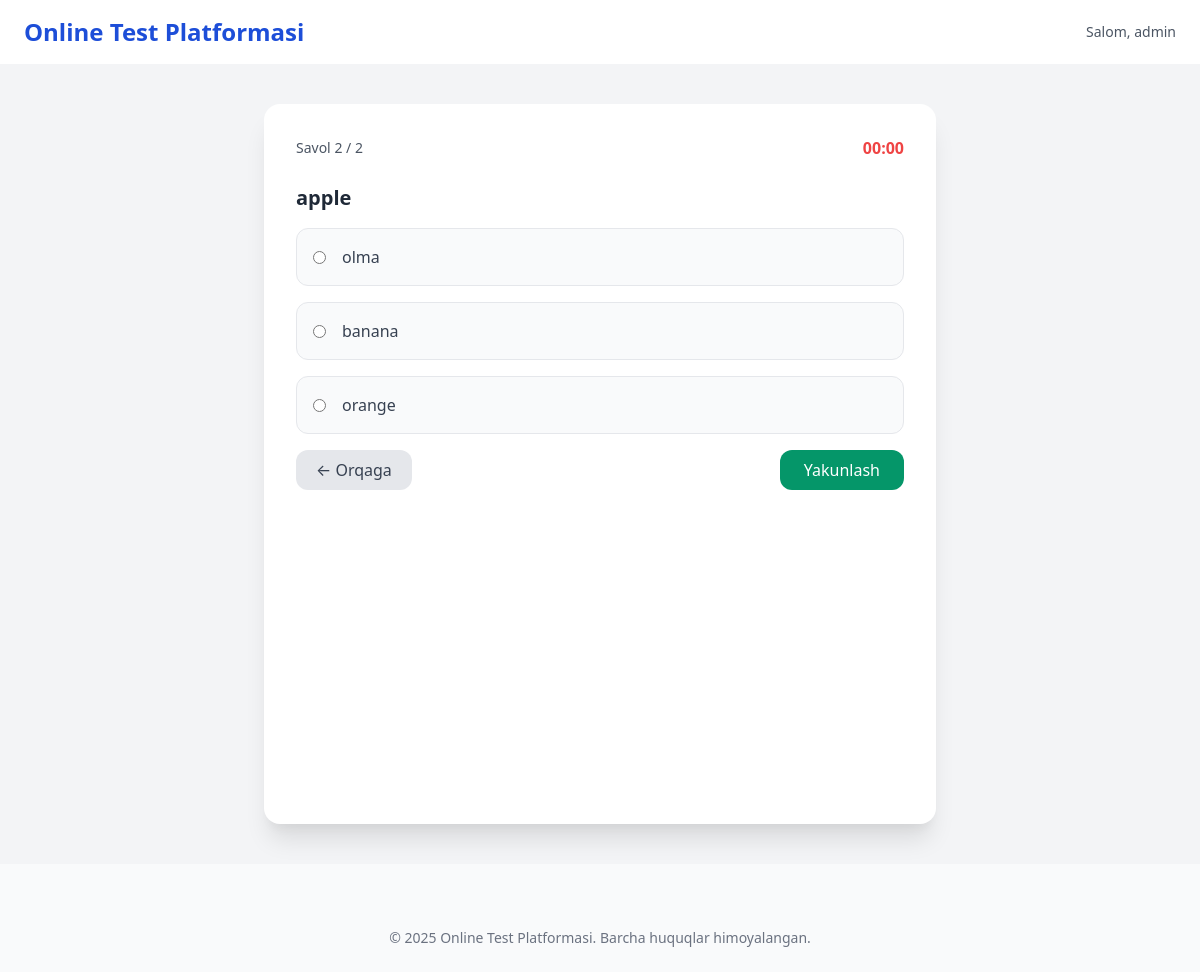
The app's page /question/1/ (signed in) with its own data.
### testing/models.py (models this page shows, shortened)
class Question(models.Model):
     text = models.TextField()
     created_at = models.DateTimeField(auto_now_add=True)

class Answer(models.Model):
     question = models.ForeignKey(Question, related_name='answers', on_delete=models.CASCADE)
     text = models.CharField(max_length=255)
     is_correct = models.BooleanField(default=False)

### testing/views.py (the view, shortened to what this page needs)
# urls.py: path('question/<int:question_index>/', QuestionView.as_view(), name='question'),
@method_decorator(login_required, name='dispatch')
class QuestionView(View):
     def get(self, request, question_index):
          questions = Question.objects.all().order_by('id')
          question_index = int(question_index)
          if question_index >= questions.count():
               return redirect('exam:finish')
          question = questions[question_index]
          answers = question.answers.all()
          session = UserExamSession.objects.get(user=request.user, is_finished=False)
          try:
               selected = UserAnswer.objects.get(session=session, question=question).selected_answer_id
          except UserAnswer.DoesNotExist:
               selected = None
          context = {
               'question': question,
               'answers': answers,
               'index': question_index,
               'total': questions.count(),
               'selected': selected,
               'start_time': session.start_time.isoformat(),
               'duration_minutes': 20,
          }
          return render(request, 'testing.html', context)

### templates/testing.html (shortened to what this page needs)
{% extends 'base.html' %}
{% load static %}
{% block content %}
<div class="min-h-screen bg-gray-100 py-10 px-4 flex justify-center">
     <div class="bg-white shadow-xl rounded-2xl p-8 max-w-2xl w-full">
     <div class="flex justify-between items-center mb-6">
          <div class="text-sm text-gray-600">
          Savol {{ index|add:1 }} / {{ total }}
          </div>
          <div id="timer" class="text-red-500 font-semibold"></div>
     </div>
     <h2 class="text-xl font-semibold text-gray-800 mb-4">{{ question.text }}</h2>
     <form method="post" class="space-y-4">
          {% for answer in answers %}
          <label class="flex items-center p-4 bg-gray-50 border border-gray-200 rounded-xl cursor-pointer hover:bg-blue-50 transition">
               <input type="radio" name="answer" value="{{ answer.id }}" class="mr-4 scale-125" {% if selected == answer.id %}checked{% endif %}>
               <span class="text-gray-700">{{ answer.text }}</span>
          </label>
          {% endfor %}
          <div class="flex justify-between items-center mt-8">
          {% if index > 0 %}
               <button name="prev" class="bg-gray-200 hover:bg-gray-300 text-gray-700 px-5 py-2 rounded-xl transition">← Orqaga</button>
          {% else %}
               <span></span>
          {% endif %}
          {% if index < total|add:'-1' %}
               <button name="next" class="bg-blue-600 hover:bg-blue-700 text-white px-6 py-2 rounded-xl transition">Keyingi →</button>
          {% else %}
               <button name="finish" class="bg-green-600 hover:bg-green-700 text-white px-6 py-2 rounded-xl transition">Yakunlash</button>
          {% endif %}
          </div>
     </form>
     </div>
     </div>
{% endblock %}

### templates/base.html (shortened to what this page needs)
<!DOCTYPE html>
{% load static %}
<html lang="uz">
<head>
     <link href="https://cdn.jsdelivr.net/npm/tailwindcss@2.2.19/dist/tailwind.min.css" rel="stylesheet">
</head>
<body class="bg-gray-50 text-gray-800">
     <header class="bg-white shadow">
          <div class="max-w-7xl mx-auto py-4 px-6 flex justify-between items-center">
               <h1 class="text-2xl font-bold text-blue-700">Online Test Platformasi</h1>
               {% if user.is_authenticated %}
               <div class="text-sm text-gray-600">
                    Salom, {{ user.username }}
               </div>
               {% endif %}
          </div>
     </header>
     <main>
          {% block content %}
          {% endblock %}
     </main>
     <footer class="text-center text-sm text-gray-500 py-6 mt-10">
          &copy; {{ year|default:2025 }} Online Test Platformasi. Barcha huquqlar himoyalangan.
     </footer>
</body>
</html

### records on screen
Question: text "apple"
Answer: answer "☐ olma", text "olma"
Answer: answer "☐ banana", text "banana"
Answer: answer "☐ orange", text "orange"

### other values on screen
{{ user.username }} "admin"
{{ index|add:1 }} "2"
{{ total }} "2"
{{ year|default:2025 }} "2025"
